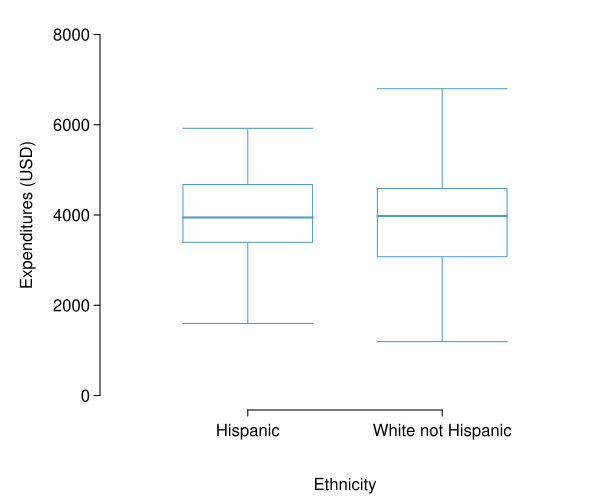

R code for this plot:
library(openintro)
library(oibiostat)
data(dds.discr)
data(COL)

dds.hispanics = dds.discr[dds.discr$ethnicity == "Hispanic", ]
dds.white.non.hisp = dds.discr[dds.discr$ethnicity == "White not Hispanic", ]

dds.hisp.white = rbind(dds.hispanics, dds.white.non.hisp)
dds.hisp.white$ethnicity <- droplevels(dds.hisp.white$ethnicity)

dt.13 = subset(dds.hisp.white, age.cohort == "13-17", 
               select = c(ethnicity, expenditures))


myPDF("ddsExpEthnicityAge13.pdf", 6, 5,
      mar = c(4.5, 5, 1, 0.5),
      mgp = c(3.2, 0.5, 0),
)

boxPlot(dt.13$expenditures, dt.13$ethnicity,
        xlab = 'Ethnicity',
        ylab = 'Expenditures (USD)',
        ylim = c(0, 8000),
        pch = 19,
        pchCex = 1,
        lcol = COL[1],
        col = COL[1,3])

dev.off()
